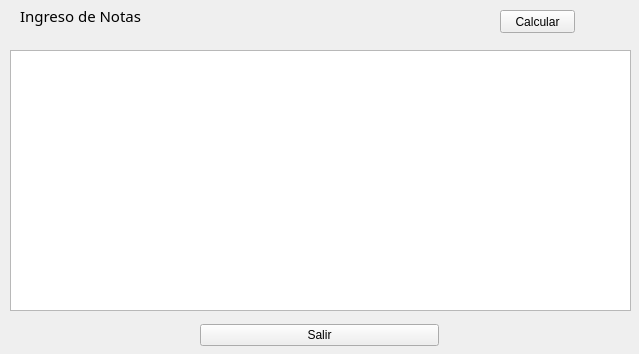
<?xml version="1.0" encoding="UTF-8"?>
<ui version="4.0">
 <class>IngresoE_N</class>
 <widget class="QWidget" name="IngresoE_N">
  <property name="geometry">
   <rect>
    <x>0</x>
    <y>0</y>
    <width>639</width>
    <height>354</height>
   </rect>
  </property>
  <property name="windowTitle">
   <string>Ingreso de Notas</string>
  </property>
  <widget class="QTableView" name="tvestudianten">
   <property name="geometry">
    <rect>
     <x>10</x>
     <y>50</y>
     <width>621</width>
     <height>261</height>
    </rect>
   </property>
  </widget>
  <widget class="QLabel" name="label_2">
   <property name="geometry">
    <rect>
     <x>20</x>
     <y>0</y>
     <width>201</width>
     <height>31</height>
    </rect>
   </property>
   <property name="font">
    <font>
     <family>Arial Rounded MT Bold</family>
     <pointsize>11</pointsize>
    </font>
   </property>
   <property name="text">
    <string>Ingreso de Notas</string>
   </property>
  </widget>
  <widget class="QWidget" name="layoutWidget">
   <property name="geometry">
    <rect>
     <x>200</x>
     <y>320</y>
     <width>239</width>
     <height>30</height>
    </rect>
   </property>
   <layout class="QHBoxLayout" name="horizontalLayout">
    <item>
     <widget class="QPushButton" name="btnsaliren">
      <property name="text">
       <string>Salir</string>
      </property>
     </widget>
    </item>
   </layout>
  </widget>
  <widget class="QPushButton" name="btnCalcularN">
   <property name="geometry">
    <rect>
     <x>500</x>
     <y>10</y>
     <width>75</width>
     <height>23</height>
    </rect>
   </property>
   <property name="text">
    <string>Calcular</string>
   </property>
  </widget>
 </widget>
 <resources/>
 <connections/>
</ui>
